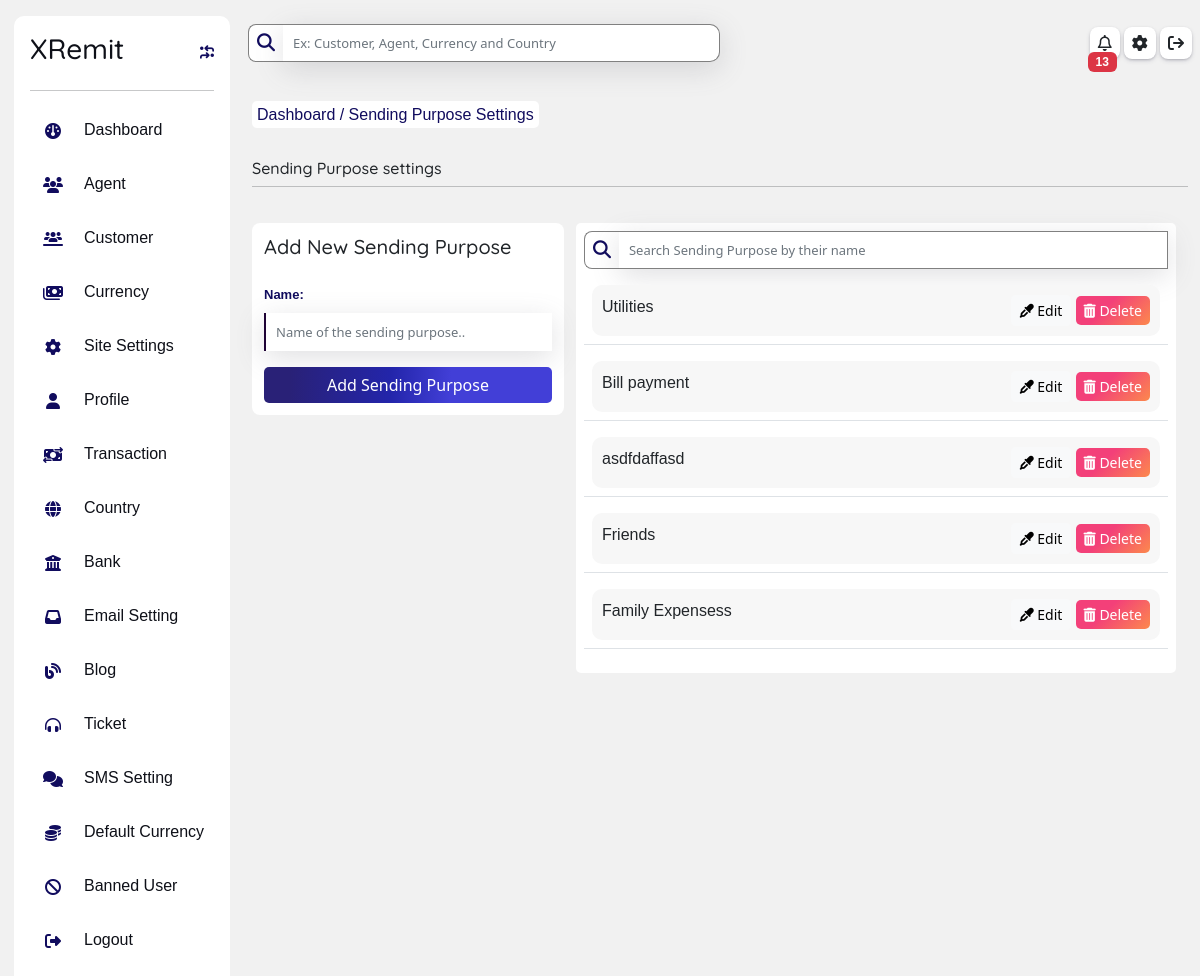
Screenshot of /owner/sending-purpose-setting with the database file from the repository.
### homepage/models.py (models this page shows, shortened)
class SendingPurpose(models.Model):
    name = models.CharField(max_length=300)

### owner/views.py (the view, shortened to what this page needs)
# urls.py: path('sending-purpose-setting', views.purposeView, name = "purpose"),
def purposeView(request):
    purpose = SendingPurpose.objects.all().order_by('-id')
    form = PurposeForm()
    dist = {
        'purpose':purpose,
        'form': form
    }
    noti = notification(request)
    dist.update(noti)
    return render(request, "owner/payment/sendingPurpose.html", dist)

### owner/forms.py
class PurposeForm(forms.ModelForm):
    class Meta:
        model = SendingPurpose
        fields = ('__all__')
        widgets={
            'name': forms.TextInput(attrs = {'class':'form-control mt-2', 'placeholder':'Name of the sending purpose..'})
        }

### homepage/models.py (called while the page is built)
    def __str__(self):
        return self.name

### owner/views.py (called while the page is built)
def notification(request):
    noti = AdminNotification.objects.filter(seen= False).order_by('-id')
    count = noti.filter(seen= False).count()
    try:
       navbarstatus= request.session['navbar']
    except:
        navbarstatus= 'big'
    li = {
        'noti':noti,
        'noti_count':count,
        'navbarstatus':navbarstatus
    }
    return li

### template/owner/payment/sendingPurpose.html (shortened to what this page needs)
{% extends 'owner/dashboard.html' %}
{% load static %}
{% block inside %}
<div class="row p-0 m-0 mt-3">
    <div class="mt-3 mb-3">
      <span class="breadcum">
        <a href="{%url 'owner:dashboard'%}">
            Dashboard
        </a>/
        Sending Purpose Settings
      </span>
    </div>
    <div class="row m-0  mt-3">
        <h6 class="p-0">
            Sending Purpose settings
        </h6>
        <hr>
        <div class="row p-0 m-0 mt-3">
            <div class="col-lg-4 col-12 m-0 p-0 mt-1">
                <div id="login-card" class="p-1">
                    <h5 class="m-2">Add New Sending Purpose</h5>
                    <form action="" method="post" class="p-2">
                        <div class="row p-0 m-0">
                            {{form}}
                            <button class="btn btn-primary mt-3" type="submit">
                                Add Sending Purpose
                            </button>
                        </div>
                    </form>
                </div>
            </div>
            <div class="col-lg-8 col-12 mt-1 ">
                <div class="p-2 card">
                    <div class="login-flex d-flex my-auto" style="width: 100%;">
                        <i class="fa fa-magnifying-glass my-auto p-2"></i>
                        <input type="text" name="search"  id="search" onkeyup="SearchName()" class="form-control"  placeholder="Search Sending Purpose by their name" required id="">
                    </div>
                    <table class="table border-1">
                        <tbody>
                            {% for i in purpose  %}
                            <tr>
                                <td>
                                    <div class="item-list-div mt-2 p-1">
                                        <div class="d-flex justify-content-between">
                                                <div class="m-0">
                                                    <p class="p-0 m-0">
                                                        {{i.name}}
                                                    </p>
                                                </div>
                                                <div class="my-auto">
                                                    <button class="btn btn-sm btn-light" data-bs-toggle="modal" data-bs-target="#exampleModalEdit{{i.id}}">
                                                        <i class="fa fa-eye-dropper"></i>
                                                        Edit
                                                    </button>
                                                    <button class="btn btn-sm btn-danger" data-bs-toggle="modal" data-bs-target="#exampleModal{{i.id}}">
                                                        <i class="fa fa-trash-alt"></i>
                                                        Delete
                                                    </button>
                                                </div>
                                        </div>
                                    </div>
                                </td>
                            </tr>
                            {% endfor %}
                        </tbody>
                    </table>
                </div>
            </div>
        </div>
    </div>
</div>
{% endblock inside %}

### static/css/style.css (style rules this page uses)
.btn-primary { background-image: linear-gradient(92.88deg, #292177 9.16%, #2325aa 43.89%, #423fd7 64.72%); border-radius: 5px; border-style: none; color: #FFFFFF; cursor: pointer; font-weight: 500; text-align: center; transition: all .5s; }
.btn-danger { align-items: center; background-image: linear-gradient(135deg, #f34079 40%, #fc894d); border: 0; border-radius: 5px; box-sizing: border-box; color: #fff; cursor: pointer; }
.form-control { color: rgb(31, 3, 54); font-size: 13px; border: none; border-left:2px solid rgb(31, 3, 54); height: 38px; background-color: white; box-shadow: rgba(100, 100, 111, 0.2) 0px 7px 29px 0px; padding: 10px; border-radius: 0px; }
.card { border-radius: 5px; border: none!important; }
h1, h2, h3, h4, h5, h6 { font-family: 'Quicksand', sans-serif; }
body { background-color: #f1f1f1; }
#login-card { background-color: rgb(255, 255, 255); border-radius: 8px; }
.login-flex i { background-color: white; font-size: 18px; height: 38px; border-left: 1px solid grey; border-top: 1px solid grey; border-bottom: 1px solid grey; color: #110c5e; border-top-left-radius: 8px; border-bottom-left-radius: 8px; box-shadow: rgb(rgb(1rgb(169, 169, 169)84, 184), rgb(141rgb(92, 92, 92)1, 141), #1e1780); }
.breadcum { padding: 5px; font-weight:300; background-color: rgb(255, 255, 255); color: #110c5e; border-radius: 5px; box-shadow: rgba(50, 50, 93, 0.25) 0px 50px 100px -20px, rgba(0, 0, 0, 0.3) 0px 30px 60px -30px; }
.item-list-div { background-color: #f7f7f7; padding: 10px!important; border-radius: 10px; }
#search { border: none; border-right: 1px solid grey; border-top: 1px solid grey; border-bottom: 1px solid grey; border-bottom-left-radius: 0px; border-top-left-radius: 0px; }
label { color: #110c5e; font-size: 13px; font-family:sans-serif; font-weight: bold; margin-top: 10px!important; }

### template/owner/payment/sendingPurpose.html (style rules this page uses)
label { padding: 0px!important; }

### rows the page displays
SendingPurpose: name "Utilities"
SendingPurpose: name "Bill payment"
SendingPurpose: name "asdfdaffasd"
SendingPurpose: name "Friends"
SendingPurpose: name "Family Expensess"

### other values shown
{{ noti_count }} "13"
